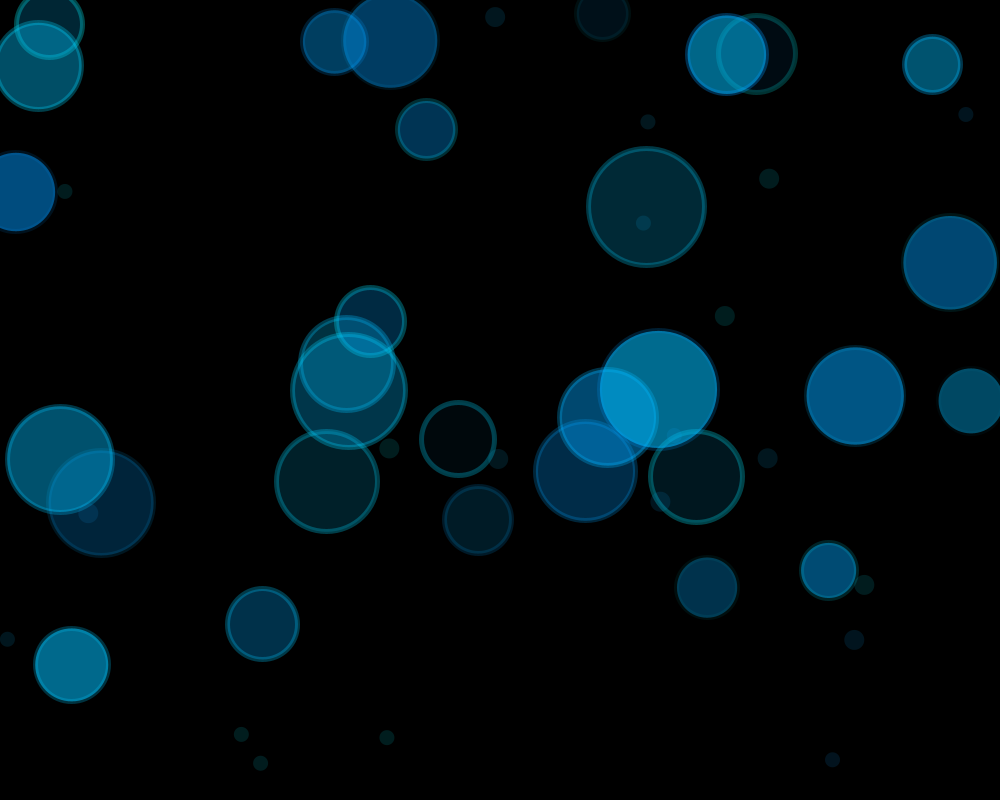
Frame 1 (no input)
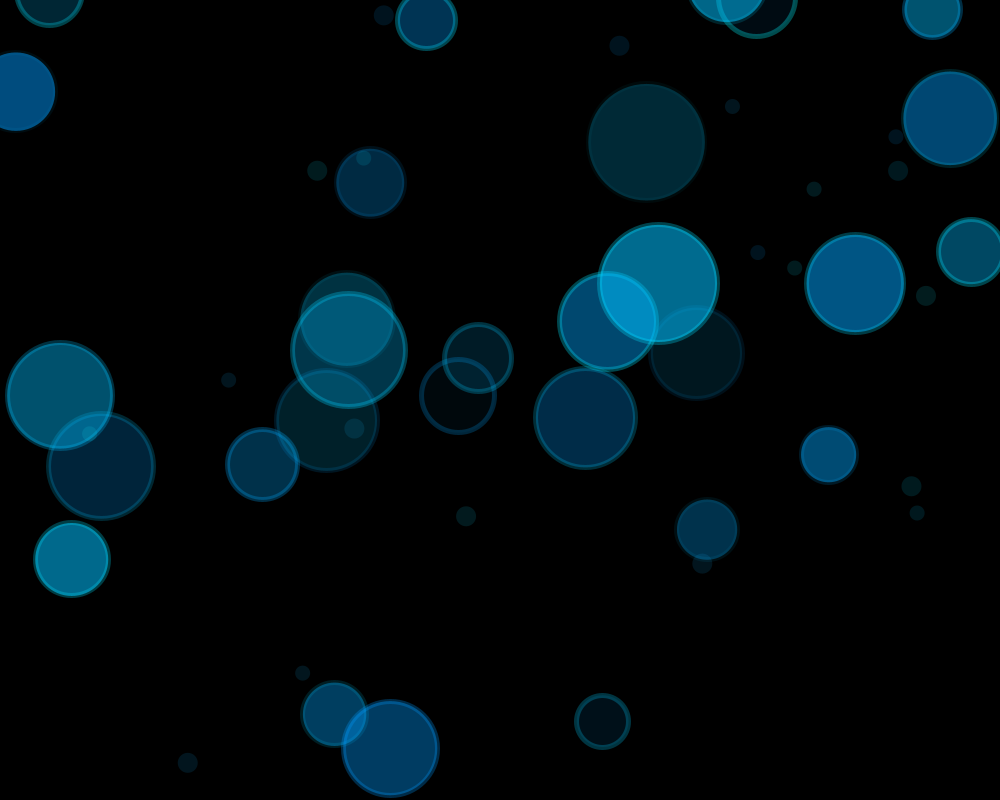
Frame 60 (the mouse pressed at the canvas centre just before this capture)
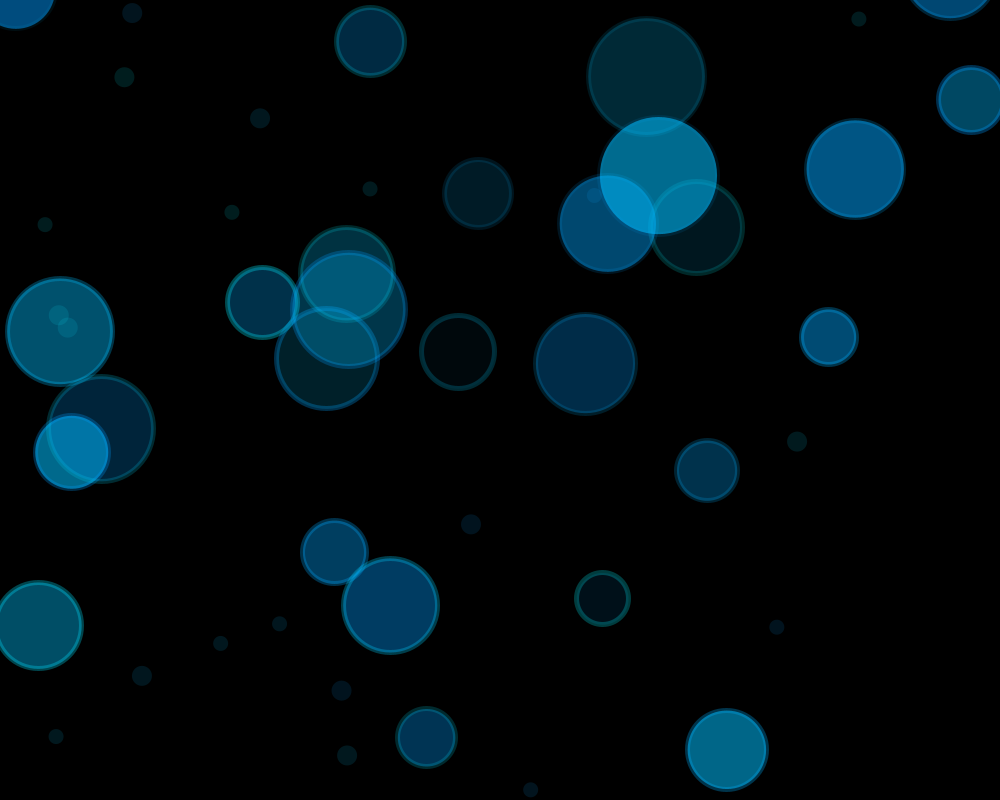
Frame 120 (the mouse held since frame 60 and released just before this capture)

The Processing sketch that drew these frames (run headless with seeded random() and noise(); from frame 60 on, the mouse is pressed at the canvas centre):

// Processing sketch: processing_34300
// ── processing_34300.pde

ColorSpot[] sp = new ColorSpot[30];

void setup() {
  size(1000, 800);
  noStroke();
  smooth();
  colorMode(RGB);
  background(0);

  for (int i = 0; i < sp.length; i++) {
    sp[i] = new ColorSpot(
    random(width), 
    random(height), 
    random(50, 120), 
    random(0.5, 3), 
    color(0, random(150, 200), 255, random(10,150)));
  }
}

void draw() {

  background(0);
  for (int i = 0; i < sp.length; i++) {
    sp[i].move();
    sp[i].display();
  }
  

for (int i = 0; i < 10; i++) {
    fill(random(0, 20), random(150, 255), 255, 30);
    noStroke();
    ellipse(random(width), random(height), 20, 20);
    ellipse(random(width), random(height), 15, 15);
  }
}


void mousePressed() {
  ellipse(mouseX, mouseY, 70, 70);
}


//Spotクラスを定義
class Spot {
  //属性を定義
  float x, y, diameter, speed; // x座標, y座標, 直径, 速さ

  //コンストラクタを定義
  Spot(float _x, float _y, float _diameter, float _speed) {
    x = _x;
    y = _y;
    diameter = _diameter;
    speed = _speed;
  }

  //移動するメソッドを定義
  void move() {
    y += -speed;
    if (y < -diameter) y = height + -diameter/2;
  }

  //表示するメソッドを定義
  void display() {
    stroke(0, random(150, 255), 255, random(10,80));
    strokeWeight(5);
    ellipse(x, y, diameter, diameter);
  }
}

//Spotクラスを継承し、ColorSpotクラスを定義
class ColorSpot extends Spot {
  //属性を定義
  color col; // 色

  //コンストラクタを定義
  ColorSpot(float _x, float _y, float _diameter, float _speed, color _col) {
    super(_x, _y, _diameter, _speed); //親クラス(Spot)のコンストラクタを呼びだす
    col = _col;
  }

  //移動するメソッドを定義
  void move() {
    super.move(); //親クラス(Spot)のメソッドを呼びだす
  }

  //表示するメソッドを定義
  void display() {
    fill(col);
    super.display();
  }
}
